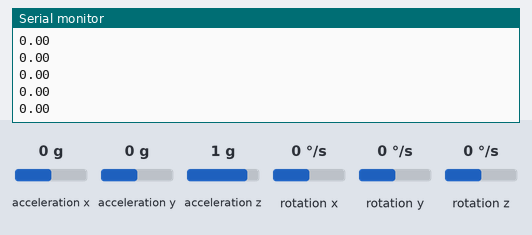
A sketch run on a simulated Arduino Uno, built with avr-gcc and run on an emulated ATmega328P. Shown: the last lines printed to the serial monitor. Inputs (shaded band) come from the test bench; at power-on: acceleration y 0 g, acceleration z 1 g, acceleration x 0 g, rotation x 0 °/s, rotation y 0 °/s, rotation z 0 °/s.

Above: at 1.2 s.
1.3 s: acceleration y set to -1.4 g
At 1.36 s:
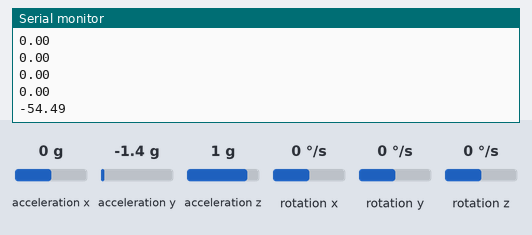
2.8 s: acceleration z set to -1.4 g
At 2.82 s:
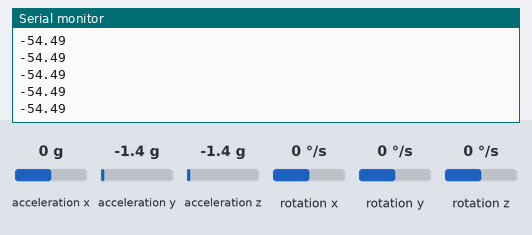
4.3 s: acceleration y set to -0.8 g
At 4.39 s:
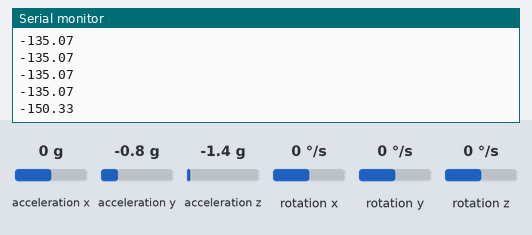
Timing chart, 0 to 7.3 s (numbered marks = the images above; inputs shaded):
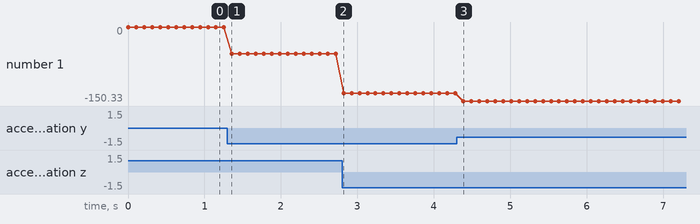

The sketch:

sketch_oct30a.ino
```cpp
#include <Wire.h>
#include <MPU6050.h>

MPU6050 mpu;

void setup()
{
 Serial.begin(115200);
//  Serial.println("Initialize MPU6050");

 while(!mpu.begin(MPU6050_SCALE_2000DPS, MPU6050_RANGE_2G))
 {
   Serial.println("Could not find a valid MPU6050 sensor, check wiring!");
   delay(500);
 }

 checkSettings();
}

void checkSettings()
{
 // 列出各項設定
//  Serial.println();
//  Serial.print(" * Sleep Mode:            ");
//  Serial.println(mpu.getSleepEnabled() ? "Enabled" : "Disabled");
//  Serial.print(" * Clock Source:          ");
//  switch(mpu.getClockSource())
//  {
//    case MPU6050_CLOCK_KEEP_RESET:     Serial.println("Stops the clock and keeps the timing generator in reset"); break;
//    case MPU6050_CLOCK_EXTERNAL_19MHZ: Serial.println("PLL with external 19.2MHz reference"); break;
//    case MPU6050_CLOCK_EXTERNAL_32KHZ: Serial.println("PLL with external 32.768kHz reference"); break;
//    case MPU6050_CLOCK_PLL_ZGYRO:      Serial.println("PLL with Z axis gyroscope reference"); break;
//    case MPU6050_CLOCK_PLL_YGYRO:      Serial.println("PLL with Y axis gyroscope reference"); break;
//    case MPU6050_CLOCK_PLL_XGYRO:      Serial.println("PLL with X axis gyroscope reference"); break;
//    case MPU6050_CLOCK_INTERNAL_8MHZ:  Serial.println("Internal 8MHz oscillator"); break;
//  }
//   Serial.print(" * Accelerometer:         ");
//  switch(mpu.getRange())
//  {
//    case MPU6050_RANGE_16G:            Serial.println("+/- 16 g"); break;
//    case MPU6050_RANGE_8G:             Serial.println("+/- 8 g"); break;
//    case MPU6050_RANGE_4G:             Serial.println("+/- 4 g"); break;
//    case MPU6050_RANGE_2G:             Serial.println("+/- 2 g"); break;
//  }

//  // 加速度偏移量
//  Serial.print(" * Accelerometer offsets: ");
//  Serial.print(mpu.getAccelOffsetX());
//  Serial.print(" / ");
//  Serial.print(mpu.getAccelOffsetY());
//  Serial.print(" / ");
//  Serial.println(mpu.getAccelOffsetZ());
//   Serial.println();
//  Serial.println("       Accelarometer                      Gyrometer           ");
//  Serial.println("--------------------------------------------------------------");
//  Serial.println(" Xraw      Yraw       Zraw        Xnorm     Ynorm     Znorm   ");

}

void loop()
{
 // 讀取加速計跟陀螺儀的值
 Vector rawAccel = mpu.readRawAccel();
 Vector normAccel = mpu.readNormalizeAccel();
 float Angle[2];
 Angle[0] = atan2(rawAccel.XAxis, rawAccel.YAxis) * 180 / 3.14f;
 Angle[1] = atan2(rawAccel.YAxis, rawAccel.ZAxis) * 180 / 3.14f;
//  Serial.print(rawAccel.XAxis);
//  Serial.print("   ");
//  Serial.print(rawAccel.YAxis);
//  Serial.print("   ");
//  Serial.print(rawAccel.ZAxis);
//  Serial.print("     ");

//  Serial.print(normAccel.XAxis);
//  Serial.print("     ");
//  Serial.print(normAccel.YAxis);
//  Serial.print("      ");
//  Serial.print(normAccel.ZAxis);
//  Serial.print("      ");
//  Serial.print(Angle[0]);
//  Serial.print("      ");
 Serial.println(Angle[1]);
  delay(100);
}
```

Measured:
- after the input at 1.3 s, the serial monitor: prints a new line after 0.06 s (image 1)
- after the input at 4.3 s, the serial monitor: prints a new line after 0.09 s (image 3)
- plotted number 1: 0 → -54.49 after the input at 1.3 s, -54.49 → -135.07 after the input at 2.8 s, -135.07 → -150.33 after the input at 4.3 s
